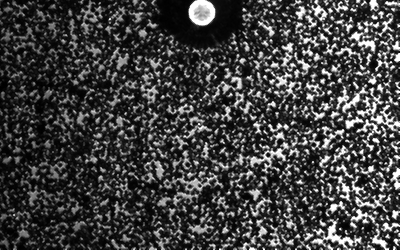
%> input picture Examples/DIC_2D/Cavitation/img_cav_92121_6percent_shot3/Camera_12_58_29_009.tiff, 400 x 250 px
$ octave --eval "result = funReadImageMask2;"   (GNU Octave 9; MATLAB toolbox functions it lacks are replaced by stand-ins)
%> lines starting %> are read from the running program, lines starting %| are printed output that depends on the picture
function [file_mask_name,ImgMaskFile] = funReadImageMask2(varargin)
%FUNCTION [file_name,Img,TPTpara] = ReadImage2(varargin)
% MATLAB script: ReadImage.m
% ----------------------------------------------
%   This script is to load DIC images
%   Images can be loaded by:
%       i) selecting a folder which included all the DIC raw images,
%       ii) inputing image file name prefix keywords
%       iii) manually select DIC raw images
%
%   INPUT: No inputs are needed
%
%   OUTPUT: file_name    Loaded DIC raw image file name
%           Img          Loaded DIC images
%           TPTpara      DIC parameters
%
% ----------------------------------------------
% Author: Jin Yang.
% Contact and support: jyang526@wisc.edu -or- aldicdvc@gmail.com
% Last time updated: 02/2020.
% ==============================================

%%
fprintf('Choose method to load image mask files:  \n')
fprintf('     0: Select image mask file folder;  \n')
fprintf('     1: Use prefix of image mask file names;  \n')
fprintf('     2: Manually select image mask files.  \n')
prompt = 'Input here: ';
LoadImgMethod = input(prompt);
%> the answer given: 3

switch LoadImgMethod
    case 0
        % ==============================================
        imgfoldername = uigetdir(pwd,'Select image mask file folder');
        addpath([imgfoldername,'\']);
        img1 = dir(fullfile(imgfoldername,'*.jpg'));
        img2 = dir(fullfile(imgfoldername,'*.jpeg'));
        img3 = dir(fullfile(imgfoldername,'*.tif'));
        img4 = dir(fullfile(imgfoldername,'*.tiff'));
        img5 = dir(fullfile(imgfoldername,'*.bmp'));
        img6 = dir(fullfile(imgfoldername,'*.png'));
        img7 = dir(fullfile(imgfoldername,'*.jp2'));
        file_mask_name = [img1;img2;img3;img4;img5;img6;img7];
        file_mask_name = struct2cell(file_mask_name);
    case 1
        % ==============================================
        fprintf('What is prefix of DIC image mask files? E.g. img_0*.tif.   \n')
        prompt = 'Input here: ';
        file_mask_name = input(prompt,'s');
        [~,imgname,imgext] = fileparts(file_mask_name);
        file_mask_name = dir([imgname,imgext]);
        file_mask_name = struct2cell(file_mask_name);
    otherwise
        % ==============================================
        disp('--- Please load first image mask file ---')
        file_mask_name{1,1} = uigetfile('*.tif','Select reference image mask file');
%> the answer given: ../../../Examples/DIC_2D/Cavitation/img_cav_92121_6percent_shot3/Camera_12_58_29_009.tiff
        % disp('--- Please load next image mask file ---')
        % file_mask_name{1,2} = uigetfile('*.tif','Select deformed image mask file');
        prompt = 'Do you want to load more deformed image mask files? (0-Yes; 1-No)';
        DoYouWantToLoadMoreImages = input(prompt); imageNo = 1;
%> the answer given: 'n'
        while ( DoYouWantToLoadMoreImages == 0 )
            imageNo = imageNo + 1;
            file_mask_name{1,imageNo} = uigetfile('*.tif','Select deformed image mask file');
            prompt = 'Do you want to load more deformed image mask files? (0-Yes; 1-No)';
            DoYouWantToLoadMoreImages = input(prompt);
        end
end

% ==============================================
% The following codes only consider two images comparasion
numImages = size(file_mask_name,2);
for i = 1:numImages
    ImgMaskFile{i} = imread(file_mask_name{1,i});
    % Change color RGB images to grayscale images
    [~, ~, numberOfColorChannels] = size(ImgMaskFile{i});
%> numberOfColorChannels = 1
    if (numberOfColorChannels==3)
        ImgMaskFile{i} = rgb2gray(ImgMaskFile{i});
    end
    temp1 = double((ImgMaskFile{i}))';
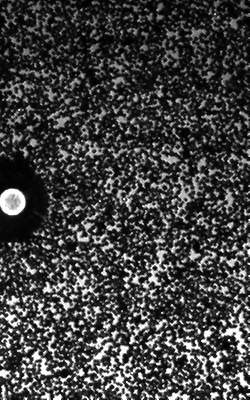
%> temp1: size 400x250 double; min 3485, max 65535, mean 19307.6; mean of the top-left, top-right, bottom-left and bottom-right quarters 15124.1, 15254.3, 23641.8, 23210; drawn with min black and max white
%> `result = funReadImageMask2;`: result = {'Camera_12_58_29_009.tiff'}
    temp1(~temp1) = nan;
    ImgMaskFile{i} = temp1;
end


end

$ run again, on Examples/DIC_2D/Cavitation/img_cav_92121_6percent_shot3/Camera_12_58_29_012.tiff
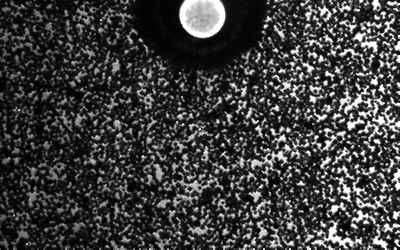
%> input picture Examples/DIC_2D/Cavitation/img_cav_92121_6percent_shot3/Camera_12_58_29_012.tiff, 400 x 250 px
%> numberOfColorChannels = 1
%> in funReadImageMask2, `temp1 = double((ImgMaskFile{i}))';`:
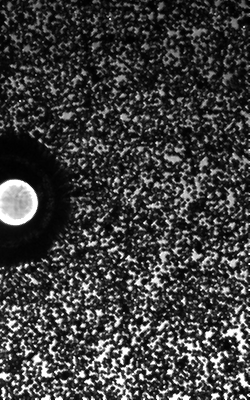
%> temp1: size 400x250 double; min 3229, max 65535, mean 18417; mean of the top-left, top-right, bottom-left and bottom-right quarters 14021.7, 14913.3, 22190.2, 22542.7; drawn with min black and max white
%> result = {'Camera_12_58_29_012.tiff'}

$ run again, on Examples/DIC_2D/Cavitation/img_cav_92121_6percent_shot3/Camera_12_58_29_017.tiff
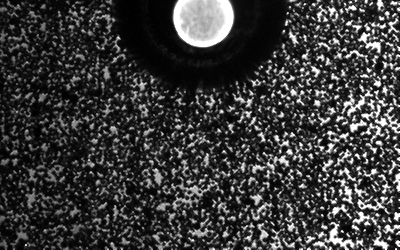
%> input picture Examples/DIC_2D/Cavitation/img_cav_92121_6percent_shot3/Camera_12_58_29_017.tiff, 400 x 250 px
%> numberOfColorChannels = 1
%> in funReadImageMask2, `temp1 = double((ImgMaskFile{i}))';`:
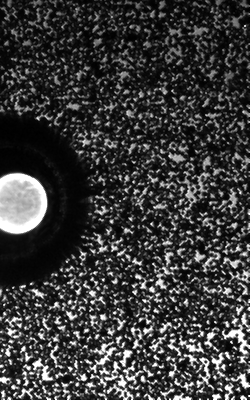
%> temp1: size 400x250 double; min 3229, max 65535, mean 17613.6; mean of the top-left, top-right, bottom-left and bottom-right quarters 13246, 14429.9, 21001.2, 21777.4; drawn with min black and max white
%> result = {'Camera_12_58_29_017.tiff'}

$ run again, on Examples/DIC_2D/Cavitation/img_cav_92121_6percent_shot3/Camera_12_58_29_023.tiff
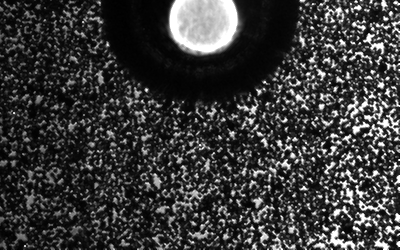
%> input picture Examples/DIC_2D/Cavitation/img_cav_92121_6percent_shot3/Camera_12_58_29_023.tiff, 400 x 250 px
%> numberOfColorChannels = 1
%> in funReadImageMask2, `temp1 = double((ImgMaskFile{i}))';`:
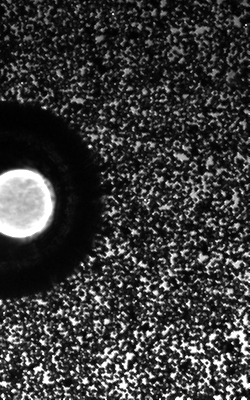
%> temp1: size 400x250 double; min 3037, max 65535, mean 17197.4; mean of the top-left, top-right, bottom-left and bottom-right quarters 13132.9, 14015.2, 20593.8, 21047.9; drawn with min black and max white
%> result = {'Camera_12_58_29_023.tiff'}
